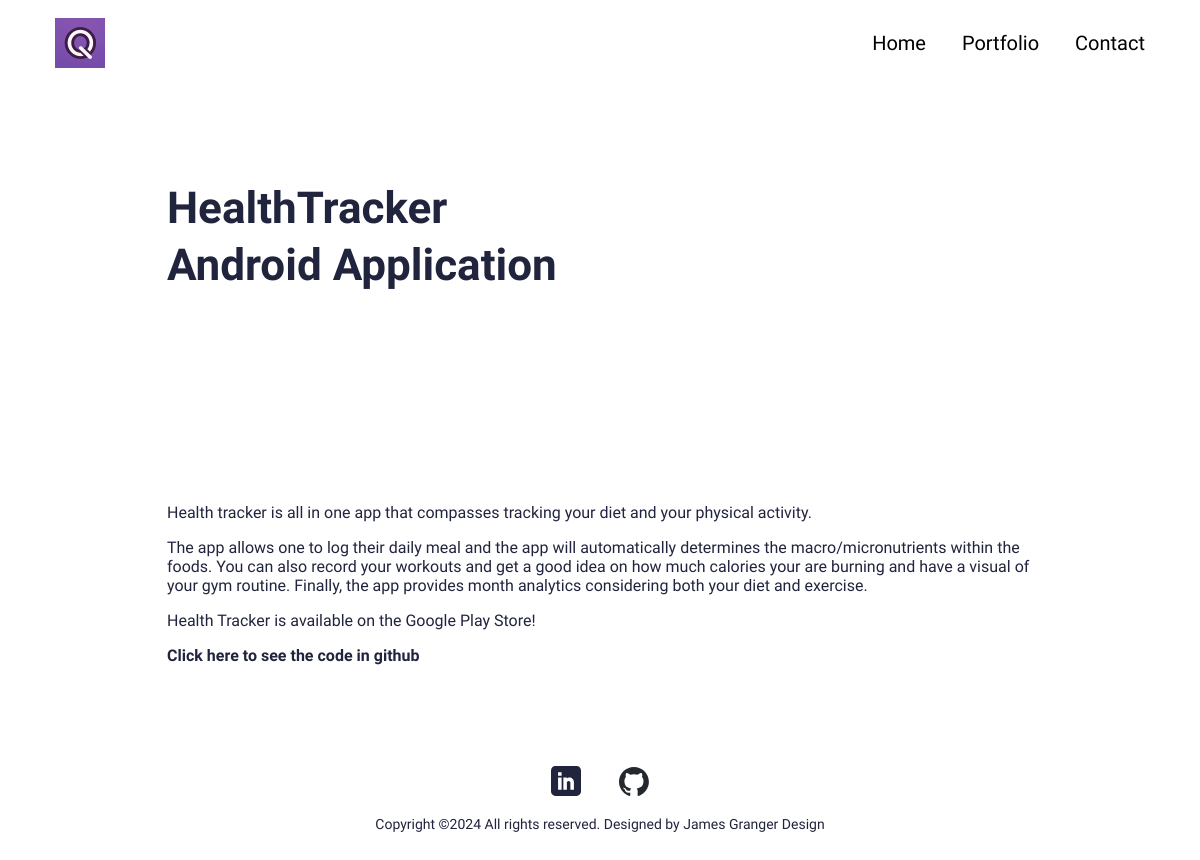
Before: /portfolio/healthtracker-android-application with the older database file.
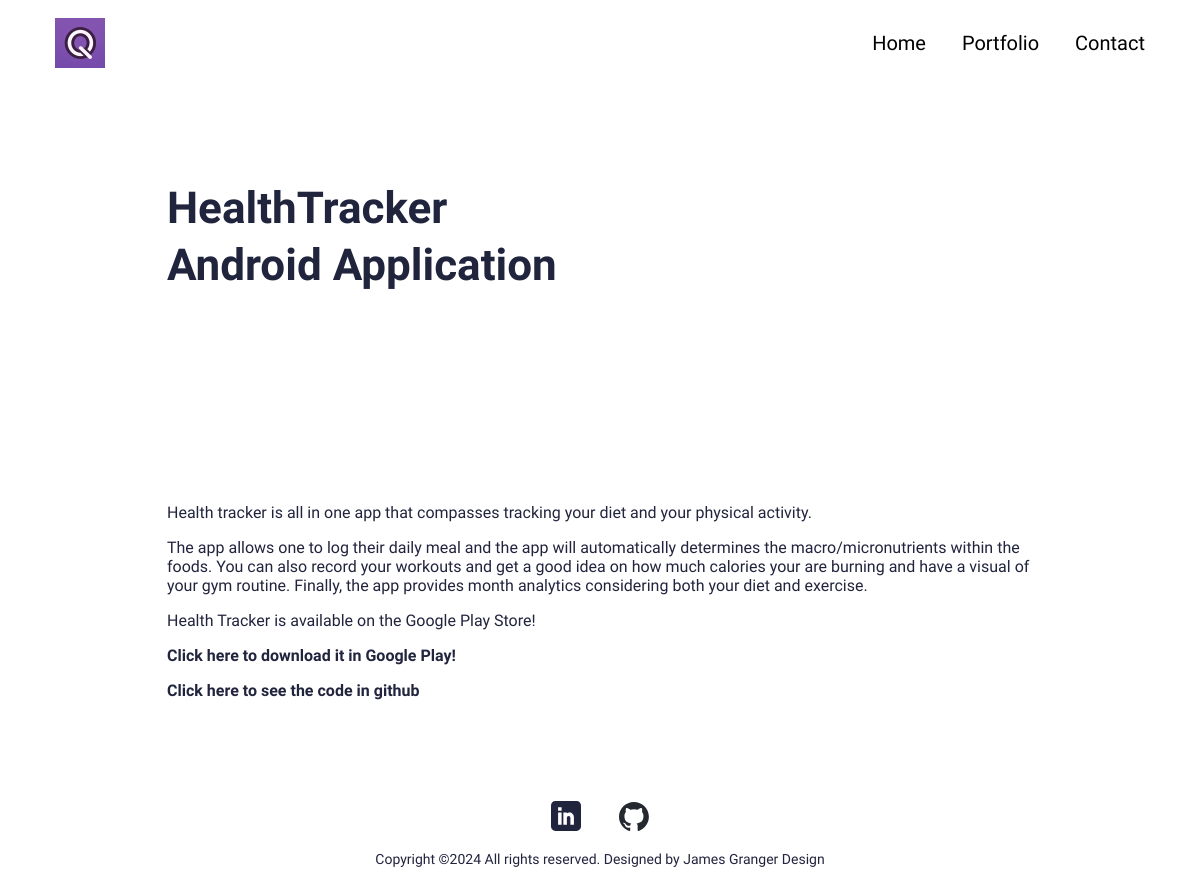
After: the same page with the newer database file.
### main/models.py (models this page shows, shortened)
class Portfolio(models.Model):
    class Meta:
        verbose_name_plural = 'Portfolio Profiles'
        verbose_name = 'Portfolio'
        ordering = ["name"]
    date = models.DateTimeField(blank=True, null=True)
    name = models.CharField(max_length=200, blank=True, null=True)
    description = models.CharField(max_length=500, blank=True, null=True)
    body = RichTextField(blank=True, null=True)
    image = models.ImageField(blank=True, null=True, upload_to="portfolio")
    slug = models.SlugField(null=True, blank=True)
    is_active = models.BooleanField(default=True)

### main/views.py (the view)
# urls.py: path('portfolio/<slug:slug>', views.PortfolioDetailView.as_view(), name="portfolio"),
class PortfolioDetailView(generic.DetailView):
	model = Portfolio
	template_name = "main/portfolio-detail.html"

### portfolio/context_processors.py (called while the page is built)
def project_context(request):
	context = {
		'me': User.objects.first(),
	}
	return context

### main/templates/main/portfolio-detail.html (shortened to what this page needs)
{% extends 'main/base.html' %}
{% load static %}
{% block content %}
<section>
  <div class="innerPageBannerCol">
    <div class="container">
      <div class="row g-4 g-md-3  align-items-center">
        <div class="col-md-6">
          <div class="bannerContent">
            <h1 class="xlTitle pb-md-3">{{object.name}}</h1>
          </div>
        </div>
      </div>
    </div>
  </div>
</section>
<section>
  <div class="sectionSpaceSm">
    <div class="container">
      {{object.body|safe}}
    </div>
  </div>
</section>
{%endblock%}

Changed rows visible on the page:
changed Portfolio "HealthTracker Android Application": body "…Store! Click here to see the code in…" → "…Store! Click here to download it in Google Play! Click here to see the code in…"
